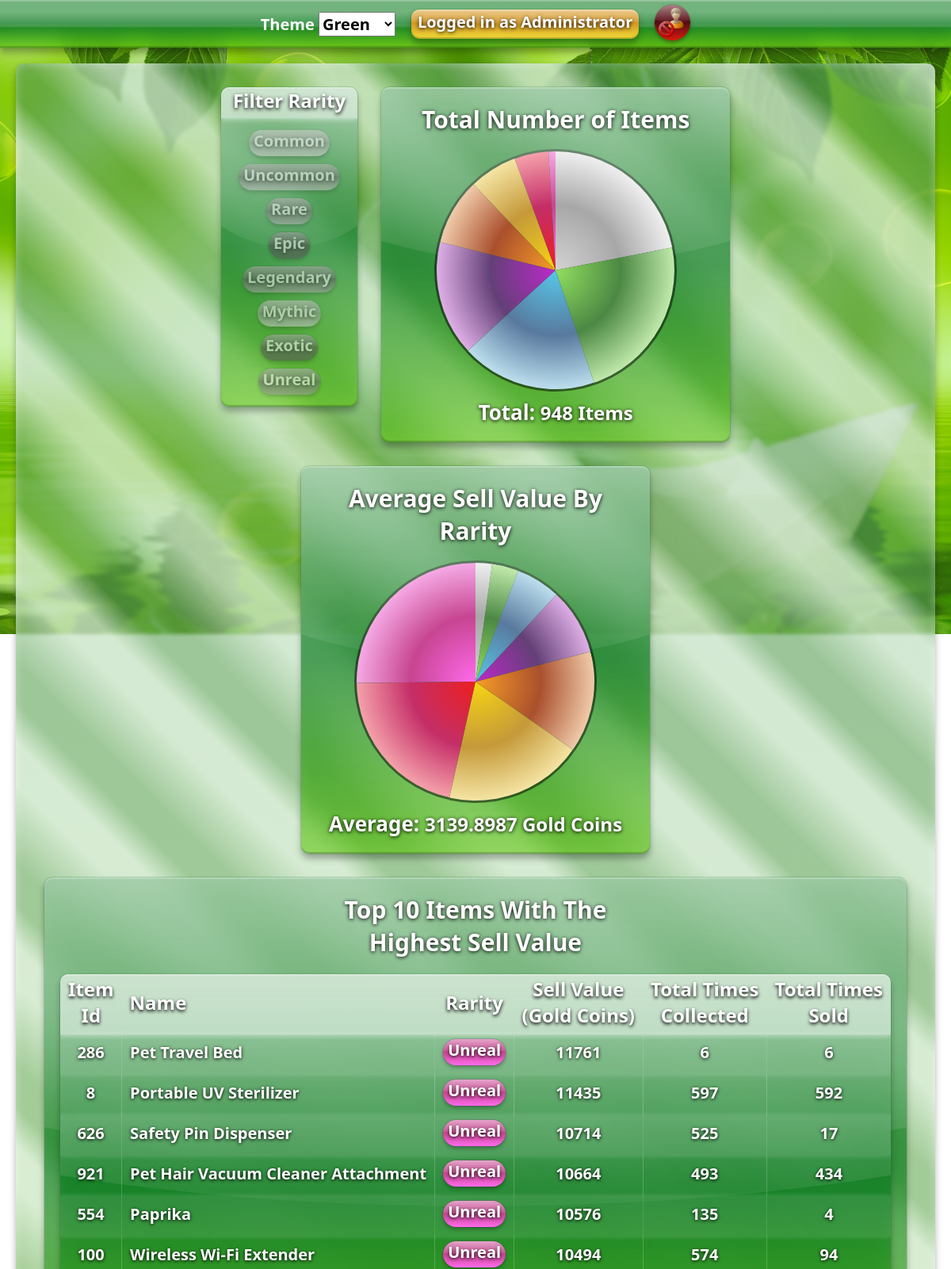
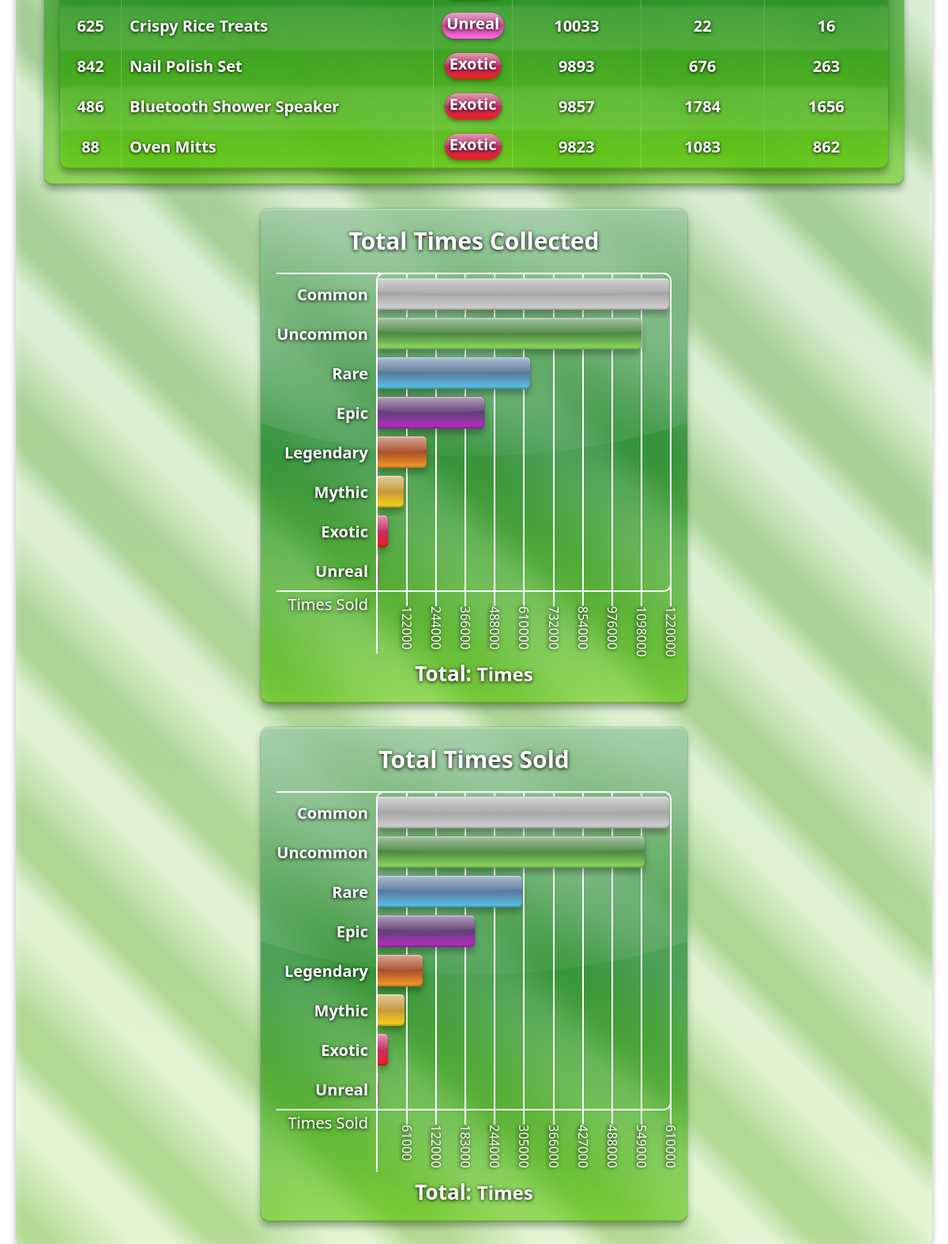
Page /website/dashboard.php (signed in) on the committed database (2 pictures, top to bottom).
### tables this page shows
CREATE TABLE `users` (
  `user_id` int(10) NOT NULL,
  `user_username` varchar(20) NOT NULL,
  `user_password` varchar(50) DEFAULT NULL,
  `user_display_name` varchar(30) NOT NULL,
  `user_access_level` int(3) NOT NULL
);

CREATE TABLE `items` (
  `item_id` int(11) NOT NULL,
  `item_name` varchar(50) NOT NULL,
  `item_description` varchar(50) DEFAULT NULL,
  `item_rarity` varchar(9) NOT NULL,
  `item_sell_value` int(11) NOT NULL,
  `item_total_times_collected` int(11) NOT NULL,
  `item_total_times_sold` int(11) NOT NULL
);

### website/operations/user/get_user.php (called while the page is built, shortened)
<?php
    if(isset($_SESSION['user_id'])) {
        $user_id = htmlspecialchars($_SESSION['user_id'], ENT_QUOTES, 'UTF-8');
        $user_sql = "SELECT * FROM users WHERE user_id = ?";
        $user_stmt = $dbconnect->prepare($user_sql);
        $user_stmt->bind_param('i', $user_id);
        $user_stmt->execute();
        $user_result = $user_stmt->get_result();
        if (mysqli_num_rows($user_result) > 0) {
            while($row = mysqli_fetch_assoc($user_result)) {
                $user_display_name = $row['user_display_name'];
            }
        }
    }
?>

### website/operations/dashboard/fetch_high_value_items.php (the view, shortened to what this page needs)
<?php
    include($_SERVER["DOCUMENT_ROOT"] . "/information_system/website/inc/dbconnect.php");
    if (isset($_POST['rarities']) || isset($rarities)) {
        $rarity_placeholders = (count($rarities) > 0 ? '?' : '') . (count($rarities) > 1 ? str_repeat(', ?', count($rarities) - 1) : '');
        if (count($rarities) > 0 && $rarities[0] != ''){
            $stmt = "SELECT * FROM (SELECT * FROM items WHERE item_rarity IN ($rarity_placeholders)) items ORDER BY item_sell_value DESC LIMIT 10";
            $sql = $dbconnect -> prepare($stmt);
            $sql -> bind_param(str_repeat('s', count($rarities)), ...$rarities);
        }
        else {
            $stmt = "SELECT * FROM items ORDER BY item_sell_value DESC LIMIT 10";
            $sql = $dbconnect -> prepare($stmt);
        }
        $sql -> execute();
        $result = $sql -> get_result();
        ?>
<table class="frutiger-tile" id="items-table-high-value">
    <tr>
        <th style="text-align: center">Item<br>Id</th>
        <th>Name</th>
        <th style="text-align: center">Rarity</th>
        <th style="text-align: center">Sell Value<br>(Gold Coins)</th>
        <th style="text-align: center">Total Times<br>Collected</th>
        <th style="text-align: center">Total Times<br>Sold</th>
    </tr>
    <?php
        if (mysqli_num_rows($result) > 0) {
            while ($row = mysqli_fetch_assoc($result)) { ?>
            <tr id="item_row_<?php echo $row['item_id'] ?>">
                <td class="item-id" style="text-align: center"><?php echo $row['item_id'] ?></td>
                <td class="item-name item-display"><?php echo $row['item_name'] ?></td>
                <td class="rarity item-display"><span class="frutiger-tile <?php echo $row['item_rarity'] ?>"><?php echo $row['item_rarity'] ?></span></td>
                <td class="item-sell-value item-display" style="text-align: center"><?php echo $row['item_sell_value'] ?></td>
                <td class="item-total-times-collected item-display" style="text-align: center"><?php echo $row['item_total_times_collected'] ?></td>
                <td class="item-total-times-sold item-display" style="text-align: center"><?php echo $row['item_total_times_sold'] ?></td>
            </tr>
            <?php }
        }
    ?>
</table>
        <?php
    }
?>

### website/inc/navigation.php (shortened to what this page needs)
<?php
    include("operations/user/get_user.php");
?>
<nav class="frutiger-menu">
    <div class="container">
        <div class="theme">
            <label>Theme
                <select id="theme">
                    <option value="green" selected>Green</option>
                </select>
            </label>
        </div>
        <?php if (isset($_SESSION['user_id'])): ?>
        <a href="user.php" class="user frutiger-tile" draggable="false">Logged in as <span><?php echo $user_display_name ?></span></a>
        <form action="/information_system/website/operations/user/logout.php" method="post" id="logout">
            <button class="logout frutiger-tile" form="logout">
                <?php if ($_SESSION['user_id'] == 3): ?>
                <img src="/information_system/website/images/icons/chris_blue.jpg" id="chris_blue" draggable="false">
                <?php else: ?>
                <img src="/information_system/website/images/icons/gameux_212-9.png" draggable="false">
                <?php endif ?>
            </button>
        </form>
        <?php endif ?>
    </div>
</nav>

### rows in the picture
users: user_display_name "Administrator"
items: item_id "286", item_name "Pet Travel Bed", item_rarity "Unreal", item_sell_value "11761", item_total_times_collected "6", item_total_times_sold "6"
items: item_id "8", item_name "Portable UV Sterilizer", item_rarity "Unreal", item_sell_value "11435", item_total_times_collected "597", item_total_times_sold "592"
items: item_id "626", item_name "Safety Pin Dispenser", item_rarity "Unreal", item_sell_value "10714", item_total_times_collected "525", item_total_times_sold "17"
items: item_id "921", item_name "Pet Hair Vacuum Cleaner Attachment", item_rarity "Unreal", item_sell_value "10664", item_total_times_collected "493", item_total_times_sold "434"
items: item_id "554", item_name "Paprika", item_rarity "Unreal", item_sell_value "10576", item_total_times_collected "135", item_total_times_sold "4"
items: item_id "100", item_name "Wireless Wi-Fi Extender", item_rarity "Unreal", item_sell_value "10494", item_total_times_collected "574", item_total_times_sold "94"
items: item_id "625", item_name "Crispy Rice Treats", item_rarity "Unreal", item_sell_value "10033", item_total_times_collected "22", item_total_times_sold "16"
items: item_id "842", item_name "Nail Polish Set", item_rarity "Exotic", item_sell_value "9893", item_total_times_collected "676", item_total_times_sold "263"
items: item_id "486", item_name "Bluetooth Shower Speaker", item_rarity "Exotic", item_sell_value "9857", item_total_times_collected "1784", item_total_times_sold "1656"
items: item_id "88", item_name "Oven Mitts", item_rarity "Exotic", item_sell_value "9823", item_total_times_collected "1083", item_total_times_sold "862"

### other values in the picture
$rarity "Common"
$rarity "Uncommon"
$rarity "Rare"
$rarity "Epic"
$rarity "Legendary"
$rarity "Mythic"
$rarity "Exotic"
$rarity "Unreal"
$total "948"
$average "3139.8987"
$incrementalValue * $i "122000"
$incrementalValue * $i "244000"
$incrementalValue * $i "366000"
$incrementalValue * $i "488000"
$incrementalValue * $i "610000"
